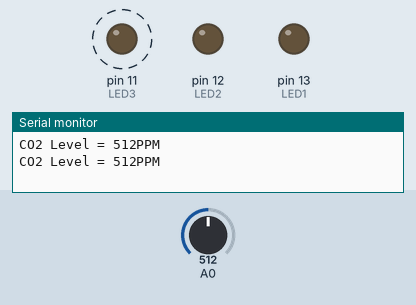
This sketch was run on a simulated Arduino Uno, built with avr-gcc and run on an emulated ATmega328P. Shown: output pins drawn as LEDs (lit = HIGH), the last lines printed to the serial monitor. Dashed ring = blinking. Inputs (shaded band) come from the test bench; at power-on: A0 = 512.

Above: at 1.9 s.
2.0 s: A0 set to 94
6.2 s: A0 set to 85
At 7.65 s:
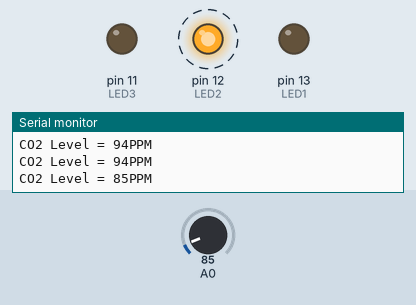
10.4 s: A0 set to 50
At 12.05 s:
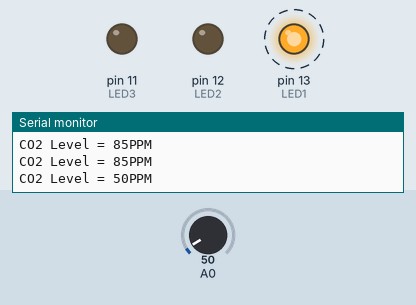
14.6 s: A0 set to 70
At 16.2 s:
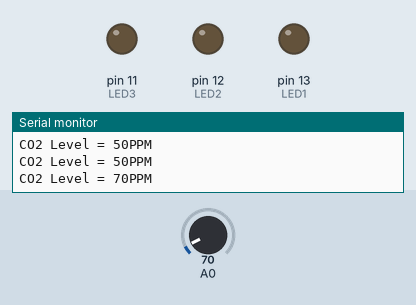
18.8 s: A0 set to 90
At 19.75 s:
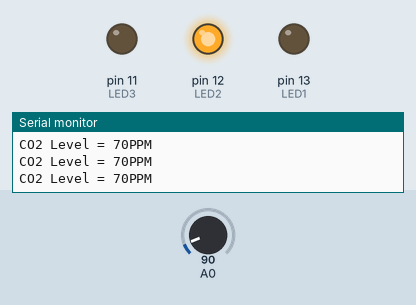
Timing chart, 0 to 24.0 s (numbered marks = the images above; inputs shaded):
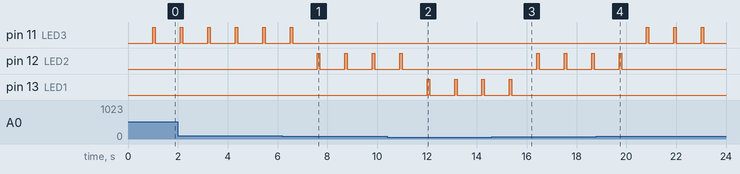

Measured:
- the behaviour switches between 90 and 89 on A0 (found by bisection; images 0 and 1)
- after the input at 6.2 s, pin 11 (LED3): goes on until 6.6 s, then stays LOW; pin 12 (LED2): alternates HIGH for 0.10 s and LOW for 1.0 s, starting after 1.4 s
- after the input at 10.4 s, pin 12 (LED2): goes on until 11.0 s, then stays LOW; pin 13 (LED1): alternates HIGH for 0.10 s and LOW for 1.0 s, starting after 1.6 s
- after the input at 14.6 s, pin 12 (LED2): alternates HIGH for 0.10 s and LOW for 1.0 s, starting after 1.8 s; pin 13 (LED1): goes on until 15.4 s, then stays LOW
- after the input at 18.8 s, pin 11 (LED3): alternates HIGH for 0.10 s and LOW for 1.0 s, starting after 2.0 s; pin 12 (LED2): goes on until 19.8 s, then stays LOW
- by itself, pin 11 (LED3): alternates HIGH for 0.10 s and LOW for 1.0 s

The sketch:

sketch_apr07a.ino
```cpp
int airquality= 0;
int LED1=13;
int LED2=12;
int LED3=11;
void setup() {
Serial.begin(9600);
pinMode (LED1,OUTPUT);
pinMode (LED2,OUTPUT);
pinMode (LED3,OUTPUT);
}

void loop() {

int sensorValue = analogRead(A0);
Serial.print("CO2 Level = ");
Serial.print(sensorValue);

Serial.print("PPM");
Serial.println();
delay(1000);
if (sensorValue <= 50){
  digitalWrite(LED1,HIGH);
  delay(100);
  digitalWrite(LED1,LOW);
}
else if (sensorValue > 51 && sensorValue < 90){
  digitalWrite(LED2,HIGH);
  delay(100);
  digitalWrite(LED2,LOW);
}
else if (sensorValue >= 90){
  digitalWrite(LED3,HIGH);
  delay(100);
  digitalWrite(LED3,LOW);
}
}
//Goal is turn on lights for different air levels (blowing on the sensor)
//red yellow green lights for different levels
//this code has bugs
```

arduino.c
```cpp
int airquality= 0;
int LED1=13;
int LED2=12;
int LED3=11;
void setup() {
Serial.begin(9600);
pinMode (LED1,OUTPUT);
pinMode (LED2,OUTPUT);
pinMode (LED3,OUTPUT);
}

void loop() {

int sensorValue = analogRead(A0);
Serial.print("CO2 Level = ");
Serial.print(sensorValue);

Serial.print("PPM");
Serial.println();
delay(1000);
if (sensorValue <=60){
  digitalWrite(LED1,HIGH);
  delay(100);
  digitalWrite(LED1,LOW);
}
if (sensorValue <= 61 && sensorValue >=80){
  digitalWrite(LED2,HIGH);
  delay(100);
  digitalWrite(LED2,LOW);
}
if (sensorValue >= 81){
  digitalWrite(LED3,HIGH);
  delay(100);
  digitalWrite(LED3,LOW);
}
}
//Goal is turn on lights for different air levels (blowing on the sensor)
//red yellow green lights for different levels
//this code has bugs
```
